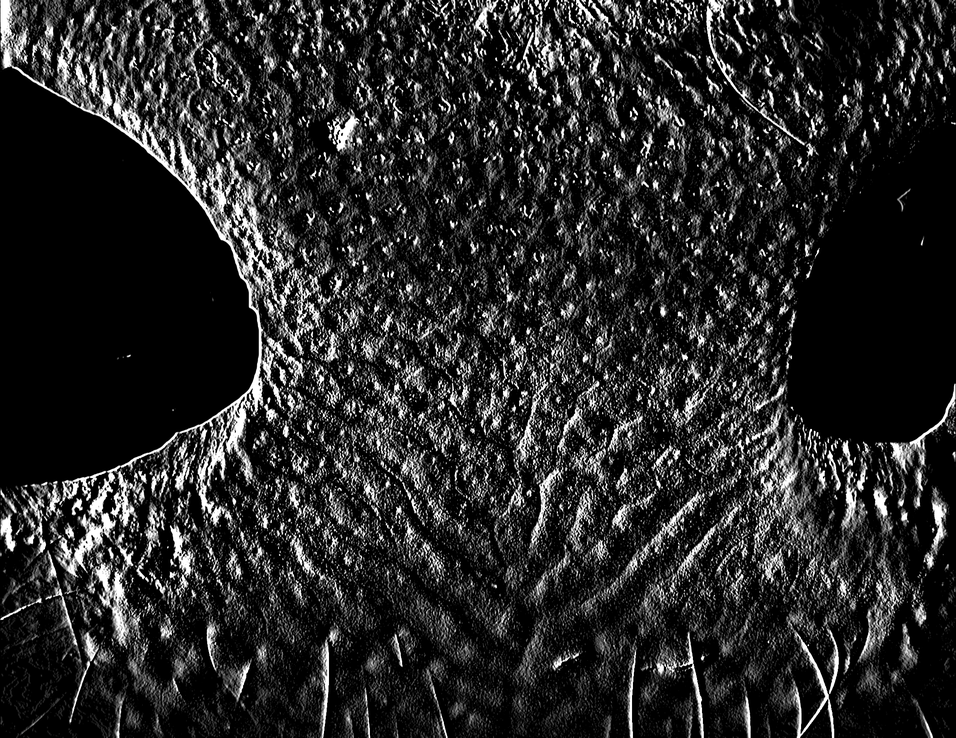
#> input picture cv/testnonostrils_sobelx1.png, 956 x 738 px, shrunk from 2104 x 1624 before the run, found by its file name
$ python best.py
#> lines starting #> are read from the running program, lines starting #| are printed output that depends on the picture; after the words box and inside, x2 and y2 are one past the last pixel; in counts of white or black regions, pixels touching at a corner belong together
import cv2

# Read the input image in grayscale
img = cv2.imread('cv\\testnonostrils_sobelx1.png', 0)
#> img is the input picture: shape (738, 956); min 0, max 255, mean 40.1

# Find the contours of the binary image
contours, _ = cv2.findContours(img, cv2.RETR_EXTERNAL, cv2.CHAIN_APPROX_SIMPLE)
#> contours = 723 contours, 680 with area under 20; largest, box (x1, y1, x2, y2) and area: (0, 0, 956, 738) 528869, (867, 0, 956, 149) 5216, (892, 689, 936, 738) 482, (852, 0, 887, 50) 448, (928, 0, 956, 35) 406

# Draw the contours on a copy of the original image
contour_img = cv2.cvtColor(img, cv2.COLOR_GRAY2BGR)
cv2.drawContours(contour_img, contours, -1, (0, 255, 0), 2)
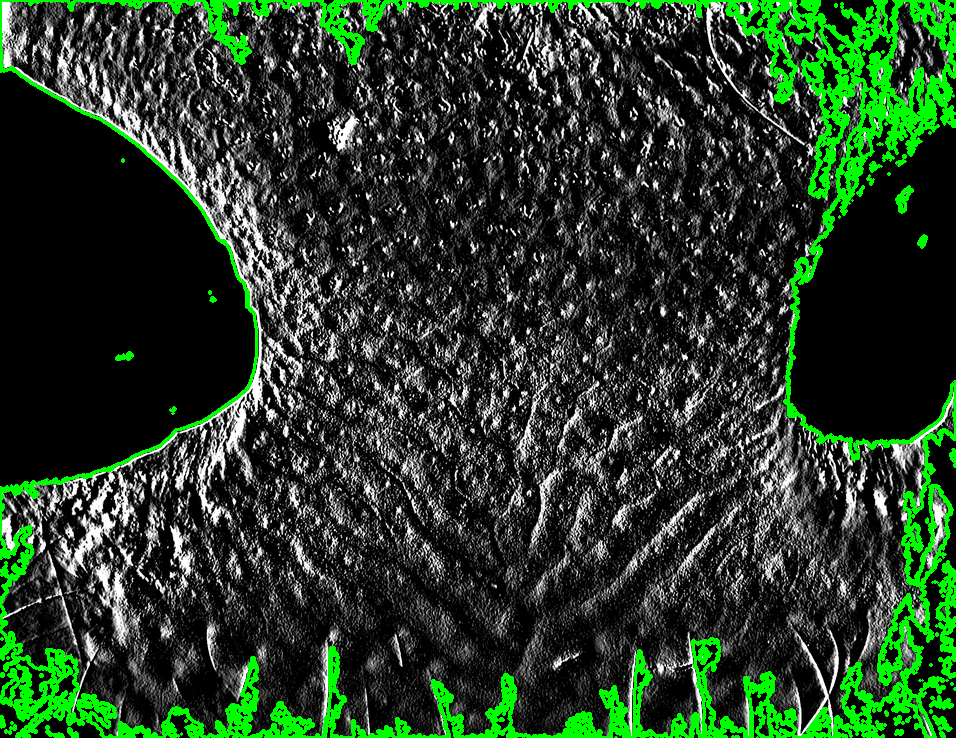
#> contour_img: shape (738, 956, 3); 8.28% of pixels changed, all inside (x1, y1, x2, y2) = (0, 0, 956, 738)

# Display the resulting image
cv2.imwrite('cv\\Contours.png', contour_img)


# face ceva binisor -> sobelx apoi contour pe sobelx

$ run again, with cv/cow1_sobelx1.png copied over cv/testnonostrils_sobelx1.png
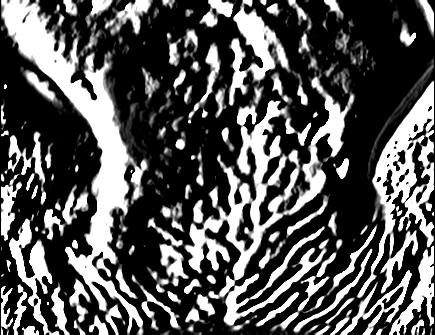
#> input picture cv/cow1_sobelx1.png, 435 x 335 px, found by its file name
#> img is the input picture: shape (335, 435); min 0, max 255, mean 85.3
#> contours = 125 contours, 66 with area under 20; largest, box (x1, y1, x2, y2) and area: (131, 0, 378, 335) 25129, (1, 0, 163, 335) 16594, (314, 57, 434, 335) 9792, (9, 214, 60, 335) 1612, (1, 131, 47, 241) 1480
#> `cv2.drawContours(contour_img, contours, -1, (0, 255, 0), 2)`:
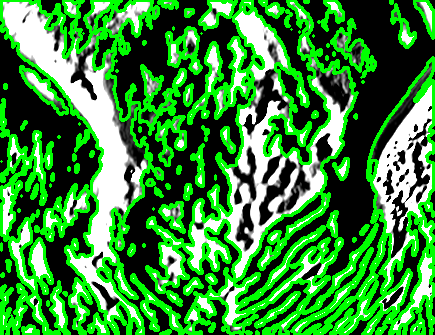
#> contour_img: shape (335, 435, 3); mean B, G, R 55.3, 141.3, 55.3

$ run again, with cv/test_sobelx.png copied over cv/testnonostrils_sobelx1.png
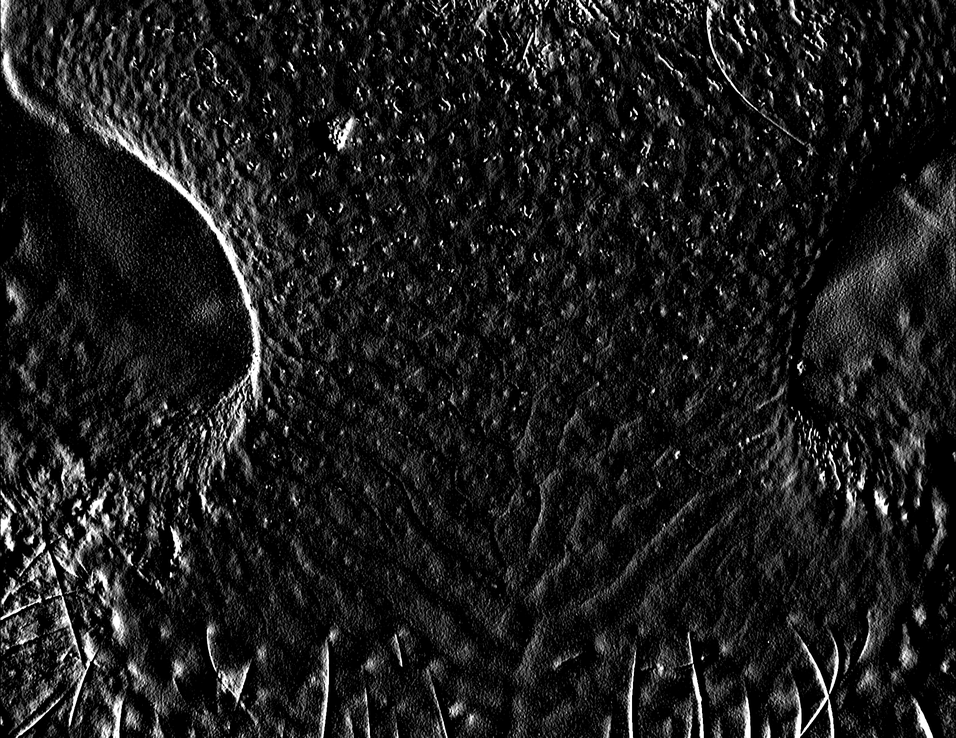
#> input picture cv/test_sobelx.png, 956 x 738 px, shrunk from 2104 x 1624 before the run, found by its file name
#> img is the input picture: shape (738, 956); min 0, max 255, mean 28.6
#> contours = 842 contours, 811 with area under 20; largest, box (x1, y1, x2, y2) and area: (0, 0, 956, 738) 638326, (886, 0, 952, 140) 3997, (815, 76, 868, 239) 1850, (923, 672, 956, 738) 786, (928, 0, 956, 35) 364
#> `cv2.drawContours(contour_img, contours, -1, (0, 255, 0), 2)`:
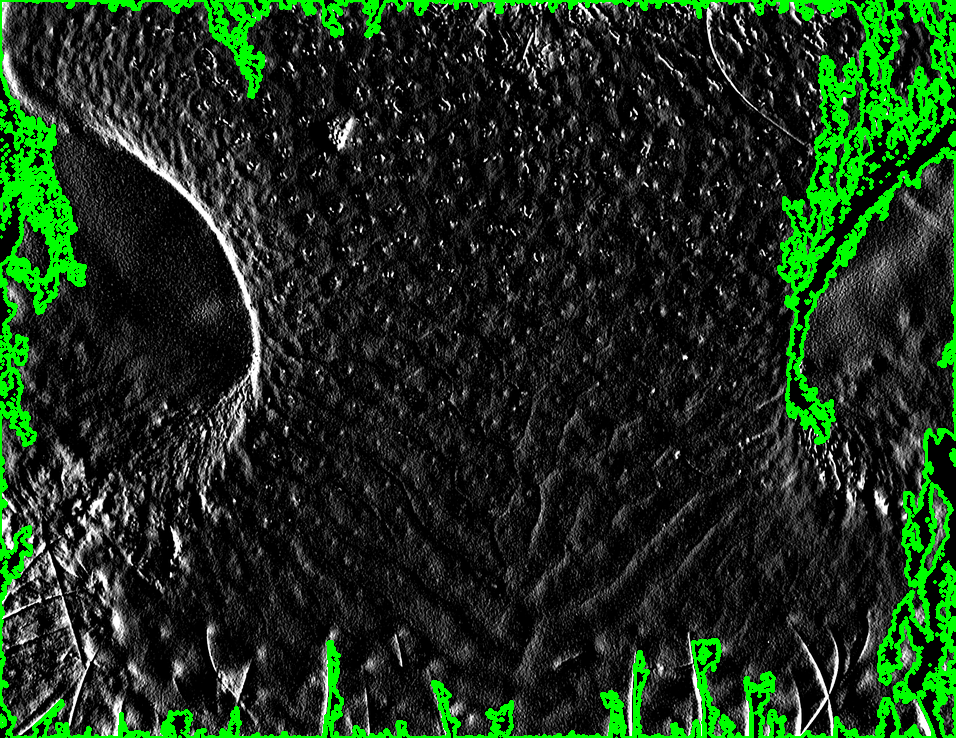
#> contour_img: shape (738, 956, 3); 8.54% of pixels changed, all inside (x1, y1, x2, y2) = (0, 0, 956, 738)
